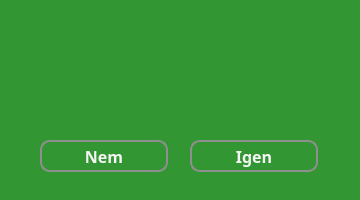
<?xml version="1.0" encoding="UTF-8"?>
<ui version="4.0">
 <class>mainWindow</class>
 <widget class="QMainWindow" name="mainWindow">
  <property name="geometry">
   <rect>
    <x>0</x>
    <y>0</y>
    <width>360</width>
    <height>200</height>
   </rect>
  </property>
  <property name="windowTitle">
   <string>Megerősítés</string>
  </property>
  <property name="styleSheet">
   <string notr="true">* {
	background-color: rgb(50, 150, 50);
}</string>
  </property>
  <widget class="QWidget" name="centralwidget">
   <widget class="QWidget" name="widget" native="true">
    <property name="geometry">
     <rect>
      <x>0</x>
      <y>0</y>
      <width>361</width>
      <height>181</height>
     </rect>
    </property>
    <property name="styleSheet">
     <string notr="true">* {
	background-color: rgb(50, 150, 50);
    font-size: 16px;
    font-weight: bold;
}</string>
    </property>
    <widget class="QPushButton" name="yesButton">
     <property name="geometry">
      <rect>
       <x>190</x>
       <y>140</y>
       <width>128</width>
       <height>32</height>
      </rect>
     </property>
     <property name="font">
      <font>
       <family>Corbel</family>
       <pointsize>-1</pointsize>
       <bold>true</bold>
      </font>
     </property>
     <property name="styleSheet">
      <string notr="true">* {
	background-color:  rgb(50, 150, 50);
	border: 2px solid #8f8f91;
	border-radius: 10px;
	color: whitesmoke;
}

*:hover {
	background-color: rgb(80, 220, 80);
	color: white;
}</string>
     </property>
     <property name="text">
      <string>Igen</string>
     </property>
    </widget>
    <widget class="QPushButton" name="noButton">
     <property name="geometry">
      <rect>
       <x>40</x>
       <y>140</y>
       <width>128</width>
       <height>32</height>
      </rect>
     </property>
     <property name="font">
      <font>
       <family>Corbel</family>
       <pointsize>-1</pointsize>
       <bold>true</bold>
      </font>
     </property>
     <property name="styleSheet">
      <string notr="true">* {
	background-color:  rgb(50, 150, 50);
	border: 2px solid #8f8f91;
	border-radius: 10px;
	color: whitesmoke;
}

*:hover {
	background-color: rgb(80, 220, 80);
	color: white;
}</string>
     </property>
     <property name="text">
      <string>Nem</string>
     </property>
    </widget>
    <widget class="QLabel" name="questionLabel">
     <property name="enabled">
      <bool>true</bool>
     </property>
     <property name="geometry">
      <rect>
       <x>20</x>
       <y>20</y>
       <width>321</width>
       <height>101</height>
      </rect>
     </property>
     <property name="font">
      <font>
       <family>Corbel</family>
       <pointsize>16</pointsize>
       <bold>true</bold>
      </font>
     </property>
     <property name="layoutDirection">
      <enum>Qt::LeftToRight</enum>
     </property>
     <property name="styleSheet">
      <string notr="true">* {
	font-size: 16pt;
	color: whitesmoke;
}</string>
     </property>
     <property name="frameShape">
      <enum>QFrame::NoFrame</enum>
     </property>
     <property name="text">
      <string/>
     </property>
     <property name="textFormat">
      <enum>Qt::PlainText</enum>
     </property>
     <property name="scaledContents">
      <bool>true</bool>
     </property>
     <property name="alignment">
      <set>Qt::AlignCenter</set>
     </property>
    </widget>
   </widget>
  </widget>
  <widget class="QStatusBar" name="statusbar"/>
 </widget>
 <resources/>
 <connections/>
</ui>
